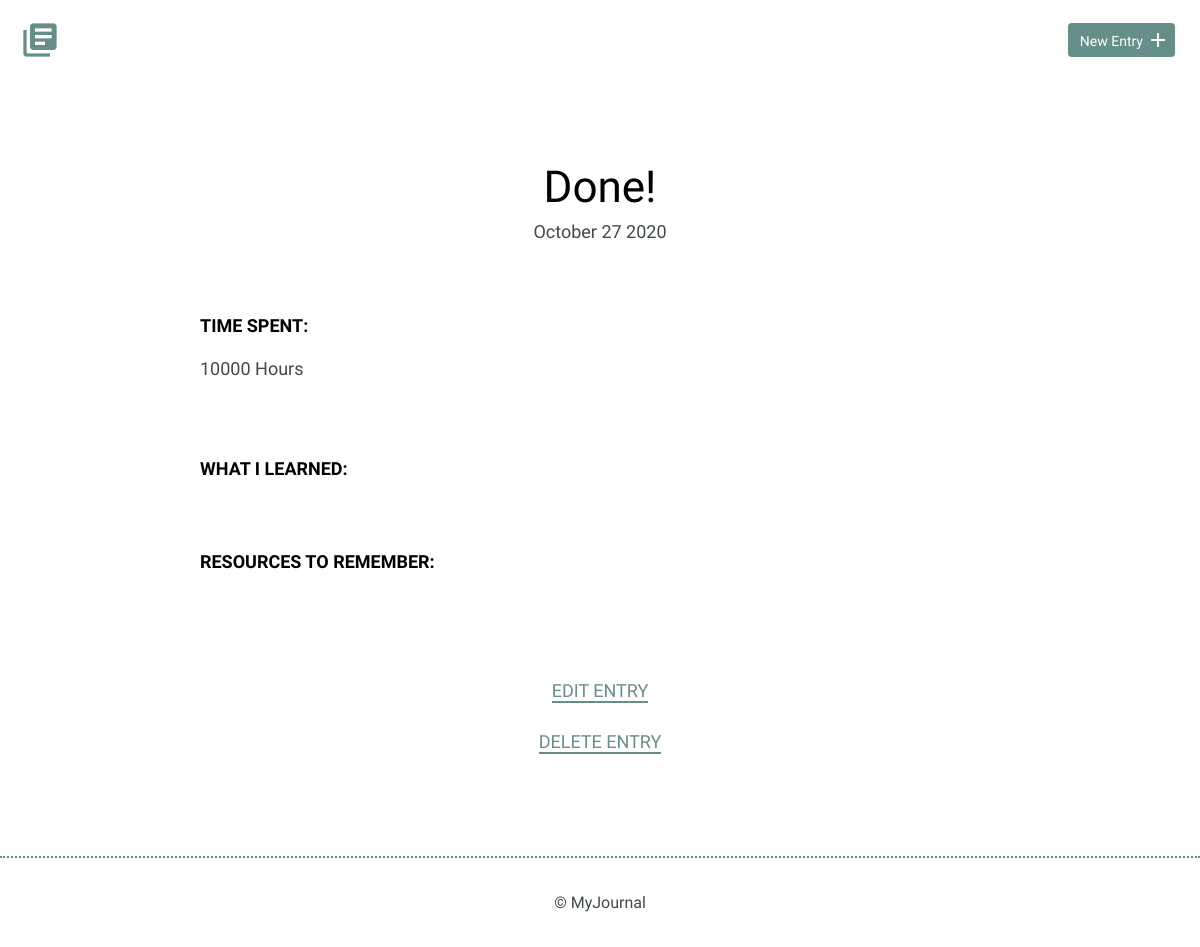
Page /entries/2 on the committed database.
### models.py (models this page shows, shortened)
class Entries(Model):
    id = AutoField()
    title = CharField(max_length=150)
    date = DateTimeField(default=datetime.datetime.now)
    time_spent = CharField(max_length=20)
    what_you_learned = TextField()
    resources_used = TextField()
    class Meta:
        database = DATABASE
        order_by = ('-date_of_entry',)

### app.py (the view)
@app.route('/entries/<int:entry_id>')
def detail(entry_id):
    try:
        entry = models.Entries.select().where(
            models.Entries.id == int(entry_id)
        ).get()
    except models.DoesNotExist:
        pass
    return render_template('detail.html', entry=entry)

### app.py (called while the page is built)
@app.before_request
def before_request():
    g.db = models.DATABASE
    g.db.connect()

@app.after_request
def after_request(response):
    g.db.close()
    return response

### templates/detail.html (shortened to what this page needs)
<!DOCTYPE html>
<html>
    <head>
        <link rel="stylesheet" href="/static/normalize.css">
        <link rel="stylesheet" href="/static/site.css">
    </head>
    <body>
        <header>
            <div class="container">
                <div class="site-header">
                    <a class="logo" href="/"><i class="material-icons">library_books</i></a>
                    <a class="button icon-right" href="new"><span>New Entry</span> <i class="material-icons">add</i></a>
                </div>
            </div>
        </header>
        <section>
        {% block content %}
            <div class="container">
                <div class="entry-list single">
                    <article>
                        <h1>{{ entry.title }}</h1>
                        <time datetime="{{ entry.date.strftime('%Y-%m-%d') }}">{{ entry.date.strftime('%B %d %Y') }}</time>
                        <div class="entry">
                            <h3>Time Spent: </h3>
                            <p>{{ entry.time_spent }} Hours</p>
                        </div>
                        <div class="entry">
                            <h3>What I Learned:</h3>
                        </div>
                        <div class="entry">
                            <h3>Resources to Remember:</h3>
                        </div>
                    </article>
                </div>
            </div>
            <div class="edit">
                <p><a href="{{ url_for('edit_entry', id=entry.id) }}">Edit Entry</a></p>
                <p><a href="{{ url_for('delete_entry', id=entry.id) }}">Delete Entry</a></p>
            </div>
        {% endblock %}
        </section>
        <footer>
            <div>
                &copy; MyJournal
            </div>
        </footer>
    </body>
</html>

### static/site.css (style rules this page uses)
body { font-size: 16px; color: #404a49; font-family: 'Cousine', serif; font-weight: 400; }
.container { margin: 0 auto; padding: 0 25px; }
header .site-header { margin: 0 auto; height: 95px; }
header .logo i { color: #678f89; margin: 20px 0 0 -5px; float: left; font-size: 40px; }
header .button { float: right; margin: 33px 0 0 0; }
footer { text-align: center; padding: 35px 0; border-top: 2px dotted #678f89; }
.button { padding: 8px 10px 6px 10px; background: #678f89; border: 2px solid #678f89; border-radius: 4px; text-decoration: none; color: #FFF; position: relative; text-align: center; font-size: 14px; }
.button.icon-right { padding-right: 30px; top: -10px; }
.button.icon-right i { position: absolute; top: 3px; right: 3px; }
h1, h2, h3 { margin: 0; font-weight: 400; line-height: 1em; color: #000; }
h1 { font-size: 44px; margin-bottom: 12px; }
h3 { font-size: 18px; font-family: 'Work Sans', serif; font-weight: 600; text-transform: uppercase; }
p { line-height: 1.8em; font-size: 18px; }
p a { border-bottom: 2px solid #678f89; padding: 0; color: #678f89; text-decoration: none; }
.entry-list, .edit-entry, .new-entry { max-width: 800px; margin: 0 auto; padding: 70px 0 150px 0; }
.entry-list article { margin-bottom: 70px; text-align: center; }
.entry-list article:last-child { margin-bottom: 0; }
.entry-list.single { padding-bottom: 70px; }
.entry-list.single time { font-size: 18px; }
.entry { max-width: 800px; margin: 75px auto 0 auto; text-align: left; }
.entry p { margin-bottom: 40px; }
.edit { padding-bottom: 80px; text-align: center; margin: 0 auto; }
.edit a { font-weight: 400; text-transform: uppercase; font-size: 18px; }

### rows in the picture
Entries: title "Done!", date "October 27 2020", time_spent "10000"
